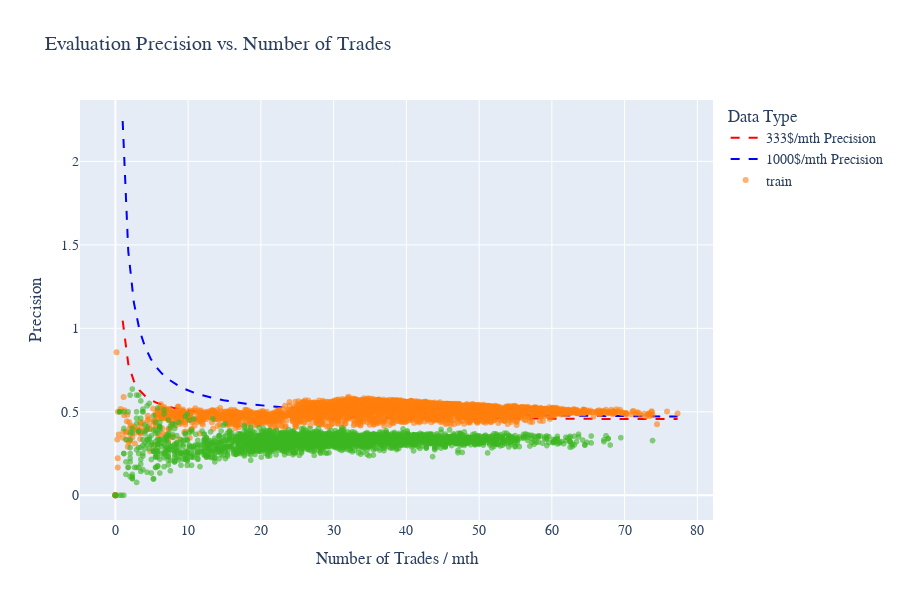

Source (notebook cell):
### Code cell
def fun_arr_winrate(arr_nb_trade, gain, risk, R):
    """Mock function to simulate win rate calculation."""
    # This is a placeholder to make the example runnable.
    # The formula is derived from a common trading gain formula.
    return (gain / arr_nb_trade + risk) / (risk * (1 + R))

# --- Updated plotting function ---

def fun_plot_pre_trade(df, gain_period_min=333, gain_period_bingo=1000):

    arr_nb_trade_winrate_train = np.linspace(max(1, min(df["trades_train"])), max(df["trades_train"]), 100)
    arr_winrate_min_train = fun_arr_winrate(arr_nb_trade_winrate_train, gain=gain_period_min, risk=250, R=1.23)
    arr_winrate_bingo_train = fun_arr_winrate(arr_nb_trade_winrate_train, gain=gain_period_bingo, risk=250, R=1.23)

    # --- Create the Plot with opacity for the test data ---
    fig = px.scatter(
        df,
        x='trades_test',
        y='precision_test',
        title="Evaluation Precision vs. Number of Trades",
        color_discrete_sequence=["#3CB620"], # Green for test data
        opacity=0.6,  # Added opacity for the main scatter plot
    )
    # Customize the hover template
    fig.update_traces(
            hovertemplate="Run Index: %{customdata[0]}<br>" +
                "Gain Train: %{customdata[1]:.2f}<br>" +
                "Trades Train: %{customdata[3]:.2f}<br>" +
                "Winrate Train: %{customdata[4]:.4f}<br>" +
                "<b>Gain Test: %{customdata[2]:.2f}</b><br>" +
                "Trades Test: %{x:.2f}<br>" +
                "Winrate Test: %{y:.4f}<br>" + # Corrected from Winrate Train
                    "<extra></extra>",
            customdata=df[['run_index', 'gain_train', "gain_test", "trades_train", "precision_train"]],
            name="test" # Assign a name for the legend
    )

    # add precision = f(nb_trade) to have a gain = 333/mth
    fig.add_scatter(
        x=arr_nb_trade_winrate_train,
        y=arr_winrate_min_train,
        mode='lines',
        line=dict(color='red', width=2),
        line_dash="dash",
        name="333$/mth Precision",
        hovertemplate=f"Gain: {gain_period_min:.2f}<br>" +
                    "Number of Trades: %{x}<br>" +
                    "Precision: %{y:.4f}<br>" +
                    "<extra></extra>",
    )
    # add precision = f(nb_trade) to have a gain = 1000/mth
    fig.add_scatter(
        x=arr_nb_trade_winrate_train,
        y=arr_winrate_bingo_train,
        mode='lines',
        line=dict(color='blue', width=2),
        line_dash="dash",
        name="1000$/mth Precision",
        hovertemplate=f"Gain: {gain_period_bingo:.2f}<br>" +
                    "Number of Trades: %{x}<br>" +
                    "Precision: %{y:.4f}<br>" +
                    "<extra></extra>",
    )
    # add train data with opacity
    fig.add_trace(
        go.Scatter(
            x=df["trades_train"],
            y=df["precision_train"],
            name="train",
            mode="markers",
            # Added marker dict to set color and opacity for the train data
            marker=dict(
                color="#FF7F0E", # Orange for train data
                opacity=0.6
            ),
            hovertemplate="Run Index: %{customdata[0]}<br>" +
                "<b>Gain Train: %{customdata[1]:.2f}</b><br>" +
                "Trades Train: %{x:.2f}<br>" +
                "Winrate Train: %{y:.4f}<br>" +
                "Gain Test: %{customdata[2]:.2f}<br>" +
                "Trades Test: %{customdata[3]:.2f}<br>" +
                "Winrate Test: %{customdata[4]:.4f}<br>" +
                    "<extra></extra>",
            customdata=df[['run_index', 'gain_train', "gain_test", "trades_test", "precision_test"]],
        )
    )

    fig.update_layout(
        xaxis_title="Number of Trades / mth",
        yaxis_title="Precision",
        font=dict(family="Arial, sans-serif", size=14),
        height=600,
        legend_title_text='Data Type' # Add a title to the legend
    )

    fig.show()

fun_plot_pre_trade(df)

### Figure 1 — Plotly figure (JSON) as saved in the notebook; plotly's stock layout.template omitted (floating-point values rounded to 4 significant figures; data arrays with more than 128 entries replaced by an {"elided": "..."} marker saying what was removed)
{"data": [{"customdata": {"elided": "3000x5 float values"}, "hovertemplate": "Run Index: %{customdata[0]}<br>Gain Train: %{customdata[1]:.2f}<br>Trades Train: %{customdata[3]:.2f}<br>Winrate Train: %{customdata[4]:.4f}<br><b>Gain Test: %{customdata[2]:.2f}</b><br>Trades Test: %{x:.2f}<br>Winrate Test: %{y:.4f}<br><extra></extra>", "legendgroup": "", "marker": {"color": "#3CB620", "opacity": 0.6, "symbol": "circle"}, "mode": "markers", "name": "test", "showlegend": false, "type": "scattergl", "x": {"elided": "3000 float values"}, "xaxis": "x", "y": {"elided": "3000 float values"}, "yaxis": "y"}, {"hovertemplate": "Gain: 333.00<br>Number of Trades: %{x}<br>Precision: %{y:.4f}<br><extra></extra>", "line": {"color": "red", "dash": "dash", "width": 2}, "mode": "lines", "name": "333$/mth Precision", "type": "scatter", "x": [1.0, 1.771, 2.541, 3.312, 4.082, 4.853, 5.623, 6.394, 7.165, 7.935, 8.706, 9.476, 10.25, 11.02, 11.79, 12.56, 13.33, 14.1, 14.87, 15.64, 16.41, 17.18, 17.95, 18.72, 19.49, 20.26, 21.03, 21.81, 22.58, 23.35, 24.12, 24.89, 25.66, 26.43, 27.2, 27.97, 28.74, 29.51, 30.28, 31.05, 31.82, 32.59, 33.36, 34.13, 34.91, 35.68, 36.45, 37.22, 37.99, 38.76, 39.53, 40.3, 41.07, 41.84, 42.61, 43.38, 44.15, 44.92, 45.69, 46.46, 47.23, 48.0, 48.78, 49.55, 50.32, 51.09, 51.86, 52.63, 53.4, 54.17, 54.94, 55.71, 56.48, 57.25, 58.02, 58.79, 59.56, 60.33, 61.1, 61.88, 62.65, 63.42, 64.19, 64.96, 65.73, 66.5, 67.27, 68.04, 68.81, 69.58, 70.35, 71.12, 71.89, 72.66, 73.43, 74.2, 74.97, 75.75, 76.52, 77.29], "y": [1.046, 0.7858, 0.6835, 0.6288, 0.5947, 0.5715, 0.5546, 0.5418, 0.5318, 0.5237, 0.517, 0.5115, 0.5067, 0.5026, 0.4991, 0.496, 0.4932, 0.4908, 0.4886, 0.4866, 0.4848, 0.4832, 0.4817, 0.4803, 0.4791, 0.4779, 0.4768, 0.4758, 0.4749, 0.474, 0.4732, 0.4724, 0.4717, 0.471, 0.4704, 0.4698, 0.4692, 0.4687, 0.4682, 0.4677, 0.4672, 0.4668, 0.4663, 0.4659, 0.4655, 0.4652, 0.4648, 0.4645, 0.4642, 0.4638, 0.4635, 0.4633, 0.463, 0.4627, 0.4624, 0.4622, 0.462, 0.4617, 0.4615, 0.4613, 0.4611, 0.4609, 0.4607, 0.4605, 0.4603, 0.4601, 0.4599, 0.4598, 0.4596, 0.4595, 0.4593, 0.4592, 0.459, 0.4589, 0.4587, 0.4586, 0.4585, 0.4583, 0.4582, 0.4581, 0.458, 0.4578, 0.4577, 0.4576, 0.4575, 0.4574, 0.4573, 0.4572, 0.4571, 0.457, 0.4569, 0.4568, 0.4567, 0.4567, 0.4566, 0.4565, 0.4564, 0.4563, 0.4562, 0.4562]}, {"hovertemplate": "Gain: 1000.00<br>Number of Trades: %{x}<br>Precision: %{y:.4f}<br><extra></extra>", "line": {"color": "blue", "dash": "dash", "width": 2}, "mode": "lines", "name": "1000$/mth Precision", "type": "scatter", "x": [1.0, 1.771, 2.541, 3.312, 4.082, 4.853, 5.623, 6.394, 7.165, 7.935, 8.706, 9.476, 10.25, 11.02, 11.79, 12.56, 13.33, 14.1, 14.87, 15.64, 16.41, 17.18, 17.95, 18.72, 19.49, 20.26, 21.03, 21.81, 22.58, 23.35, 24.12, 24.89, 25.66, 26.43, 27.2, 27.97, 28.74, 29.51, 30.28, 31.05, 31.82, 32.59, 33.36, 34.13, 34.91, 35.68, 36.45, 37.22, 37.99, 38.76, 39.53, 40.3, 41.07, 41.84, 42.61, 43.38, 44.15, 44.92, 45.69, 46.46, 47.23, 48.0, 48.78, 49.55, 50.32, 51.09, 51.86, 52.63, 53.4, 54.17, 54.94, 55.71, 56.48, 57.25, 58.02, 58.79, 59.56, 60.33, 61.1, 61.88, 62.65, 63.42, 64.19, 64.96, 65.73, 66.5, 67.27, 68.04, 68.81, 69.58, 70.35, 71.12, 71.89, 72.66, 73.43, 74.2, 74.97, 75.75, 76.52, 77.29], "y": [2.242, 1.462, 1.154, 0.9901, 0.8878, 0.8181, 0.7674, 0.729, 0.6988, 0.6745, 0.6545, 0.6377, 0.6235, 0.6112, 0.6006, 0.5913, 0.583, 0.5756, 0.5691, 0.5631, 0.5577, 0.5528, 0.5483, 0.5442, 0.5404, 0.5369, 0.5337, 0.5307, 0.5279, 0.5253, 0.5228, 0.5205, 0.5183, 0.5163, 0.5144, 0.5126, 0.5108, 0.5092, 0.5077, 0.5062, 0.5048, 0.5035, 0.5022, 0.501, 0.4998, 0.4987, 0.4976, 0.4966, 0.4956, 0.4947, 0.4938, 0.4929, 0.4921, 0.4913, 0.4905, 0.4898, 0.4891, 0.4884, 0.4877, 0.487, 0.4864, 0.4858, 0.4852, 0.4846, 0.4841, 0.4835, 0.483, 0.4825, 0.482, 0.4815, 0.4811, 0.4806, 0.4802, 0.4798, 0.4793, 0.4789, 0.4785, 0.4782, 0.4778, 0.4774, 0.4771, 0.4767, 0.4764, 0.476, 0.4757, 0.4754, 0.4751, 0.4748, 0.4745, 0.4742, 0.4739, 0.4737, 0.4734, 0.4731, 0.4729, 0.4726, 0.4724, 0.4721, 0.4719, 0.4716]}, {"customdata": {"elided": "3000x5 float values"}, "hovertemplate": "Run Index: %{customdata[0]}<br><b>Gain Train: %{customdata[1]:.2f}</b><br>Trades Train: %{x:.2f}<br>Winrate Train: %{y:.4f}<br>Gain Test: %{customdata[2]:.2f}<br>Trades Test: %{customdata[3]:.2f}<br>Winrate Test: %{customdata[4]:.4f}<br><extra></extra>", "marker": {"color": "#FF7F0E", "opacity": 0.6}, "mode": "markers", "name": "train", "type": "scatter", "x": {"elided": "3000 float values"}, "y": {"elided": "3000 float values"}}], "layout": {"font": {"family": "Arial, sans-serif", "size": 14}, "height": 600, "legend": {"title": {"text": "Data Type"}, "tracegroupgap": 0}, "title": {"text": "Evaluation Precision vs. Number of Trades"}, "xaxis": {"anchor": "y", "domain": [0, 1], "title": {"text": "Number of Trades / mth"}}, "yaxis": {"anchor": "x", "domain": [0, 1], "title": {"text": "Precision"}}}}
